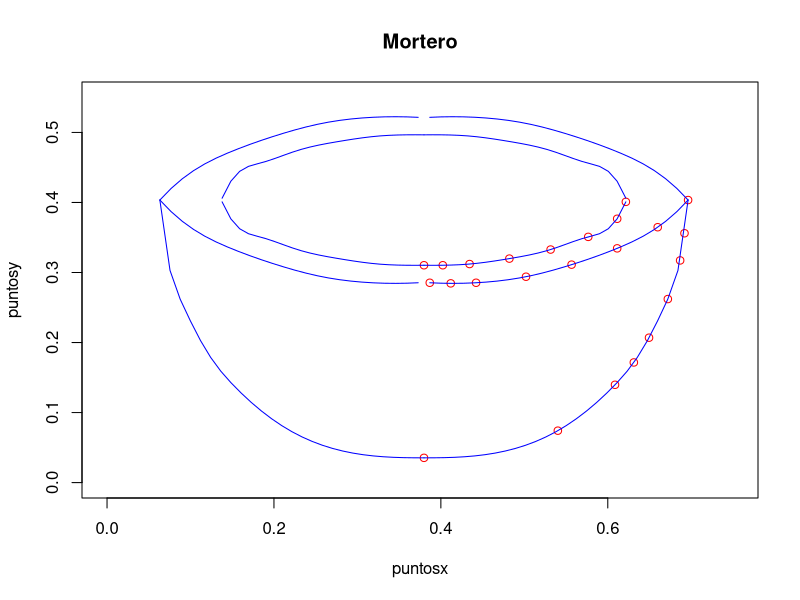

Reproduce this figure in R.
rm(list=ls())
options(digits=16)
#Interpolacion Mortero por Splines
#x------------------------------------------------------------------
puntosx<-c(0.379768786,0.696242775,0.65982659,0.611271676
           ,0.556647399,0.502023121,0.442196532,0.411849711
           ,0.386705202,0.621676301,0.611271676,0.576589595
           ,0.53150289,0.482080925,0.434393064,0.402312139
           ,0.379768786,0.691907514,0.686705202,0.671965318
           ,0.649421965,0.631213873,0.60867052,0.54017341)

puntosy<-c(0.035344828,0.403448276,0.364655172,0.334482759
           ,0.311206897,0.293965517,0.285344828,0.284482759
           ,0.285344828,0.400862069,0.376724138,0.350862069
           ,0.332758621,0.319827586,0.312068966,0.310344828
           ,0.310344828,0.356034483,0.317241379,0.262068966
           ,0.206896552,0.171551724,0.139655172,0.074137931)

plot(puntosx,puntosy, main=paste("Mortero"),xlim=c(0,0.75),ylim=c(0,0.55),col="red")
#Punto Base----------------------------------------------------
xbase<-0.379768786
ybase<-0.035344828
#Punto p1
xp1<-0.696242775
yp1<-0.403448276
#Lineas Verticales --------------------------------------------
#Base a p1-----------------------------------------------------
x<-c(xbase,puntosx[18],puntosx[19],puntosx[20],puntosx[21],puntosx[22],puntosx[23],puntosx[24],xp1)
y<-c(ybase,puntosy[18],puntosy[19],puntosy[20],puntosy[21],puntosy[22],puntosy[23],puntosy[24],yp1)
lines(spline(x, y), col = "blue")
#Reflejo en x
xrx<-c(xbase,2*xbase-x[2],2*xbase-x[3],2*xbase-x[4],2*xbase-x[5],2*xbase-x[6],2*xbase-x[7],2*xbase-x[8],2*xbase-x[9])
lines(spline(xrx,y), col = "blue")
#--------------------------------------------------------------
#Borde superior-------------------------------------------------
#p8 a p1--------------------------------------------------------
x<-c(puntosx[2],puntosx[3],puntosx[4],puntosx[5],puntosx[6],puntosx[7],puntosx[8],puntosx[9])
y<-c(puntosy[2],puntosy[3],puntosy[4],puntosy[5],puntosy[6],puntosy[7],puntosy[8],puntosy[9])
lines(spline(x,y), col = "blue")
#Reflejo en x
xrx<-c(2*xbase-x[1],2*xbase-x[2],2*xbase-x[3],2*xbase-x[4],2*xbase-x[5],2*xbase-x[6],2*xbase-x[7],2*xbase-x[8])
lines(spline(xrx,y), col = "blue")
#Reflejo en y
yry<-c(2*yp1-y[1],2*yp1-y[2],2*yp1-y[3],2*yp1-y[4],2*yp1-y[5],2*yp1-y[6],2*yp1-y[7],2*yp1-y[8])
lines(spline(x,yry), col = "blue")
#Reflejo xy
lines(spline(xrx,yry), col = "blue")
#p16 a p9-------------------------------------------------------
x<-c(puntosx[10],puntosx[11],puntosx[12],puntosx[13],puntosx[14],puntosx[15],puntosx[16],puntosx[17])
y<-c(puntosy[10],puntosy[11],puntosy[12],puntosy[13],puntosy[14],puntosy[15],puntosy[16],puntosy[17])
lines(spline(x,y), col = "blue")
#Reflejo en x
xrx<-c(2*xbase-x[1],2*xbase-x[2],2*xbase-x[3],2*xbase-x[4],2*xbase-x[5],2*xbase-x[6],2*xbase-x[7],2*xbase-x[8])
lines(spline(xrx,y), col = "blue")
#Reflejo en y
yry<-c(2*yp1-y[1],2*yp1-y[2],2*yp1-y[3],2*yp1-y[4],2*yp1-y[5],2*yp1-y[6],2*yp1-y[7],2*yp1-y[8])
lines(spline(x,yry), col = "blue")
#Reflejo xy
lines(spline(xrx,yry), col = "blue")